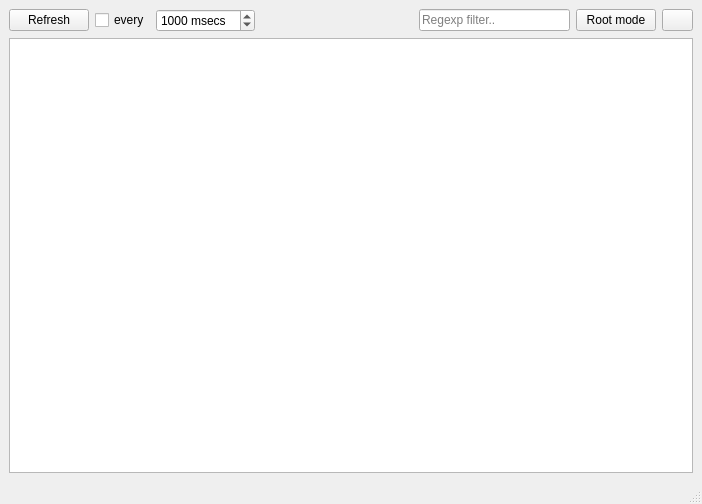
<?xml version="1.0" encoding="UTF-8"?>
<ui version="4.0">
 <class>KonnectionMonitorClass</class>
 <widget class="QMainWindow" name="KonnectionMonitorClass">
  <property name="geometry">
   <rect>
    <x>0</x>
    <y>0</y>
    <width>702</width>
    <height>504</height>
   </rect>
  </property>
  <property name="windowTitle">
   <string>KonnectionMonitor</string>
  </property>
  <widget class="QWidget" name="centralwidget">
   <layout class="QGridLayout" name="gridLayout">
    <item row="0" column="0">
     <widget class="QPushButton" name="refreshButton">
      <property name="text">
       <string>Refresh</string>
      </property>
     </widget>
    </item>
    <item row="0" column="1">
     <widget class="QCheckBox" name="autoRefreshCB">
      <property name="text">
       <string>every</string>
      </property>
     </widget>
    </item>
    <item row="0" column="2">
     <widget class="QSpinBox" name="autoRefreshSB">
      <property name="correctionMode">
       <enum>QAbstractSpinBox::CorrectToNearestValue</enum>
      </property>
      <property name="suffix">
       <string> msecs</string>
      </property>
      <property name="minimum">
       <number>1</number>
      </property>
      <property name="maximum">
       <number>60000</number>
      </property>
      <property name="singleStep">
       <number>500</number>
      </property>
      <property name="value">
       <number>1000</number>
      </property>
     </widget>
    </item>
    <item row="0" column="3">
     <spacer>
      <property name="orientation">
       <enum>Qt::Horizontal</enum>
      </property>
      <property name="sizeHint" stdset="0">
       <size>
        <width>40</width>
        <height>20</height>
       </size>
      </property>
     </spacer>
    </item>
    <item row="0" column="4">
     <widget class="QLineEdit" name="filterLE">
      <property name="toolTip">
       <string>filter connections</string>
      </property>
      <property name="placeholderText">
       <string>Regexp filter..</string>
      </property>
     </widget>
    </item>
    <item row="0" column="5">
     <widget class="QPushButton" name="rootModeButton">
      <property name="text">
       <string>Root mode</string>
      </property>
     </widget>
    </item>
    <item row="0" column="6">
     <widget class="QPushButton" name="aboutButton">
      <property name="maximumSize">
       <size>
        <width>31</width>
        <height>16777215</height>
       </size>
      </property>
      <property name="focusPolicy">
       <enum>Qt::NoFocus</enum>
      </property>
      <property name="icon">
       <iconset resource="../res/konnectionmonitor.qrc">
        <normaloff>:/icon/help16.png</normaloff>:/icon/help16.png</iconset>
      </property>
     </widget>
    </item>
    <item row="1" column="0" colspan="7">
     <widget class="QTableView" name="connectionTableView">
      <property name="alternatingRowColors">
       <bool>true</bool>
      </property>
      <property name="selectionBehavior">
       <enum>QAbstractItemView::SelectRows</enum>
      </property>
      <property name="sortingEnabled">
       <bool>true</bool>
      </property>
     </widget>
    </item>
   </layout>
  </widget>
  <widget class="QMenuBar" name="menubar">
   <property name="geometry">
    <rect>
     <x>0</x>
     <y>0</y>
     <width>702</width>
     <height>19</height>
    </rect>
   </property>
  </widget>
  <widget class="QStatusBar" name="statusbar"/>
 </widget>
 <resources>
  <include location="../res/konnectionmonitor.qrc"/>
 </resources>
 <connections/>
</ui>
